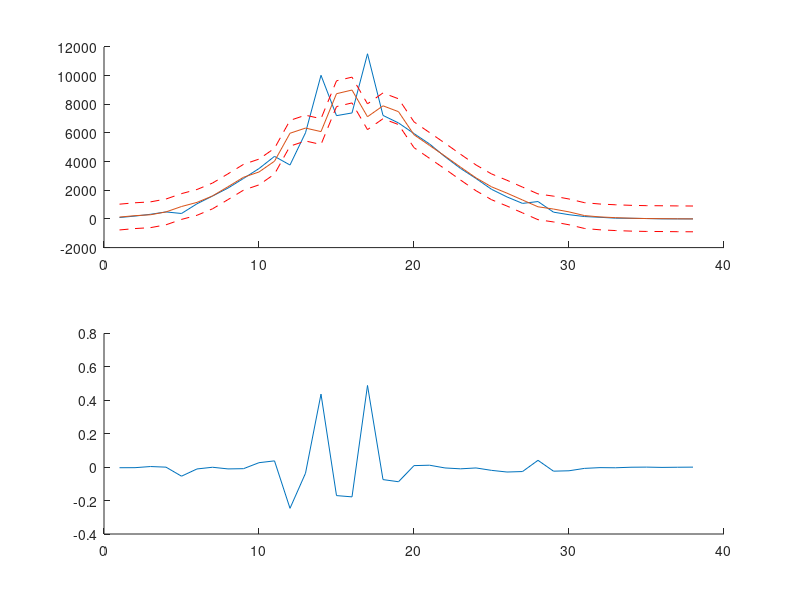

Write the MATLAB code that produced this figure. (Note: this script raises an error after producing the figure.)
%% Generate ideal sensor values
N=10e4;
d=floor([16*normrnd(0,1,[1 N])/3+16]);%, 16*normrnd(0,1,[1 N])/3+3*16]);
d(d>64) = [];
d(d<0) = [];
[a_orig,b] = hist(d,unique(d));
x = 1:size(a_orig,2);
a = a_orig;

%% Add defects
N_osh = 3;
osh = randi(size(a,2),1,N_osh);
N_ush = 3;
ush = randi(size(a,2),1,N_ush);

% osh = 18:25;
% ush = [];

effective_defects = containers.Map('KeyType','double','ValueType','char');
for i = 1:size(osh,2)
    strength = 1.5+.25*2*(rand-.5);
    a(osh(i)) = a(osh(i))*strength;
    effective_defects(osh(i)) = ['Overshoot'];%  ' num2str(round(100*(strength-1))) '%'];
end
for i = 1:size(ush,2)
    strength = .5+.25*2*(rand-.5);
    a(ush(i)) = a(ush(i))*strength;
    effective_defects(ush(i)) = ['Undershoot'];% ' num2str(round(100*(1-strength))) '%'];
end

%% Detect defects

defects = containers.Map('KeyType','double','ValueType','char');

% Order of the mean prediction
order = 2;
% Error tolerance
p = .1;
figs = [];

while 1

    ae = [zeros(1,order) a zeros(1,order)];
    xe = [x(1)-(1:order) x x(end)+(1:order)];

    % as = [];
    % as2 = [];
    am = [];

    for i = 1:size(x,2)
    %     as(i) = spline([xe(i-(1:order)+order) xe(i+(1:order)+order)], [ae(i-(1:order)+order) ae(i+(1:order)+order)], x(i));
    %     as2(i) = spline([xe(i) xe(i+2*order)], [ae(i) ae(i+2*order)], x(i));
        am(i) = mean([ae(i-(1:order)+order) ae(i+(1:order)+order)]);
    end

    figs = [figs figure];
    subplot(2,1,1)
    hold on
    plot(x,a)
    % plot(x,as);
    % plot(x,as2);
    plot(x,am);

    tam = max(am)*p;
%     tam = am*p;
    plot(x,am-tam,'r--');
    plot(x,am+tam,'r--');

%     das = abs(a-as);
%     das2 = abs(a-as2);
    dam = a-am;
    adam = abs(dam);
    
    rdam = dam/max(am);
%     rdam = dam./am;
    ardam = abs(rdam);

    subplot(2,1,2)
    hold on
    % plot(x,das);
    % plot(x,das2);
    plot(x,rdam);
    yline(p,'r--');
    yline(-p,'r--');
    
    gtp = rdam>p;
    ltp = rdam<-p;
    xgtp = x(gtp);
    xltp = x(ltp);
    plot(xgtp,rdam(gtp),'rx','MarkerSize',10)
    plot(xltp,rdam(ltp),'rx','MarkerSize',10)

    [m,i] = max(ardam);

    if not(m>p) % the max we found is not outside tolerance
        break; % all the points are between the boundaries, no more defects
    end
    
    xline(i,'r')
    subplot(2,1,1)
    xline(i,'r')

%     pause
    if not(isKey(defects,i))
        if sign(rdam(i)) > 0
            defects(i) = ['Overshoot'];%  ' num2str(round(100*adam(i)/am(i))) '%'];
        else
            defects(i) = ['Undershoot'];% ' num2str(round(100*adam(i)/am(i))) '%'];
        end
    end
    a(i) = am(i);

end

subplot(2,1,1);
plot(x,a_orig);

for i = size(figs,2):-1:1
    figure(figs(i));
end

disp 'Effective defects:'
disp([effective_defects.keys', effective_defects.values'])

disp 'Anomalies detected on sensors:'
disp([defects.keys', defects.values'])
